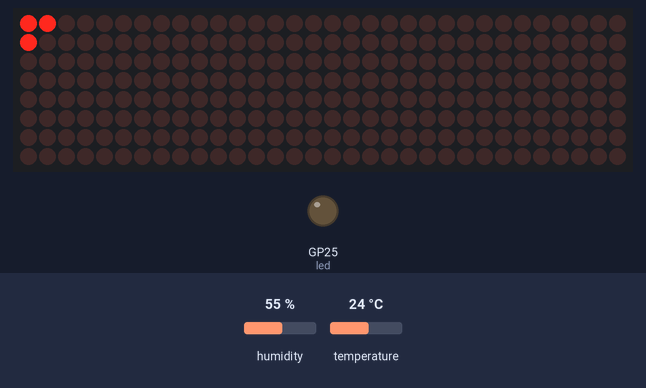
A program run on a simulated Raspberry Pi Pico running MicroPython. On the bench: 32×8 LED matrix, output pins drawn as LEDs (lit = HIGH). Inputs (shaded band) come from the test bench; at power-on: humidity 55 %, temperature 24 °C. WiFi joins after 1.5 s; the clock reads 2024-03-15 10:24:30 at power-on unless the program sets it; threads take turns every 2 ms; library files of the repository ran but are not shown: max7219.py; pins used as bus, display or sensor lines are not drawn.

Above: at 0.2 s.
At 4.5 s:
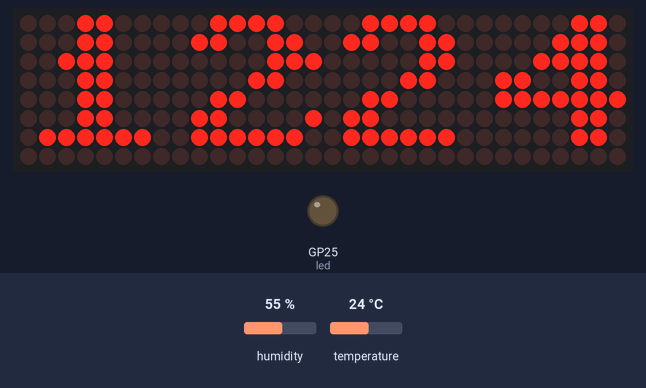
At 19.5 s:
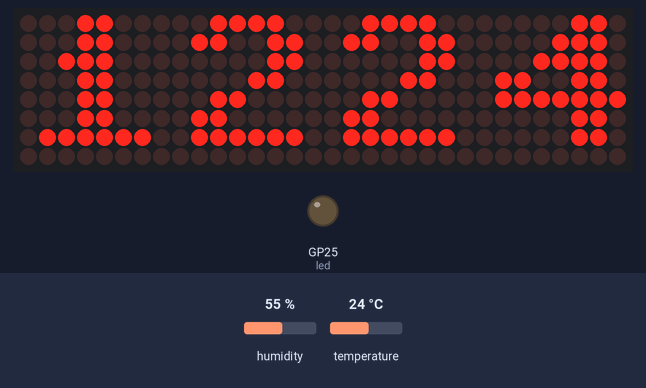
At 30.6 s:
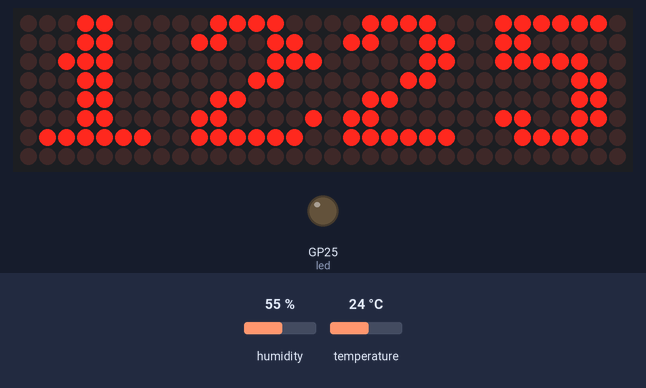
At 33.6 s:
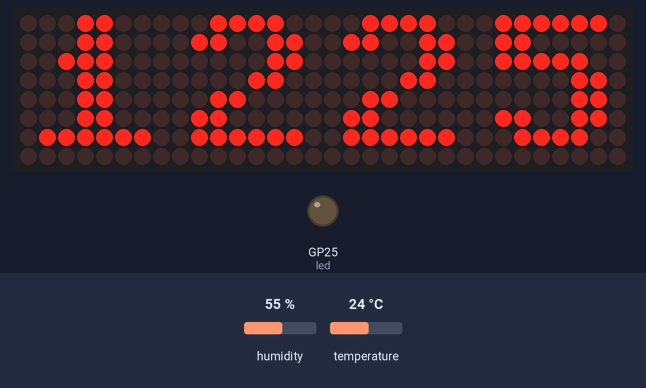

The program:

main.py
```python
import machine
import network
import socket
import time
import _thread
import max7219
import ntptime
import rp2
import struct
import utime
import uasyncio as asyncio
from PicoDHT22 import PicoDHT22
from machine import Pin, SPI
from machine import ADC, RTC
from machine import Timer
from umqtt.simple import MQTTClient

# variables
sensor_name = 'NK Clock'
ssid_ = 'KanariNET1'
ssid = 'KorrLAN'
psw_ = 'Ka11p**!bio210373abc'
psw = "K0rrL@nW1f1"
UTC_OFFSET = 2 * 3600  # UTC+2 hours for Greek Time
DST_OFFSET = 1 * 3600  # Additional 1 hour for DST
NTP_DELTA = 2208988800  # NTP time delta
host = "gr.pool.ntp.org"  # NTP server
displaying_temp = False
mqtt_broker = "YourMQTTBrokerIP"
mqtt_username = "YourMQTTUsername"
mqtt_password = "YourMQTTPassword"
mqtt_topic = "YourMQTTTopic"
sync_successful = False
sync_in_progress = False
displaying_temp = False

# Setup
timer = Timer()
rtc = machine.RTC()
adc = machine.ADC(4)
led = machine.Pin("LED", machine.Pin.OUT)
spi = SPI(0, baudrate=10000000, polarity=1, phase=0, sck=Pin(2), mosi=Pin(3))
ss = Pin(5, Pin.OUT)
wlan = network.WLAN(network.STA_IF)
display = max7219.Matrix8x8(spi, ss, 4)
display.brightness(0)
lock = _thread.allocate_lock()

def adjust_display_brightness_by_time():
    current_time = rtc.datetime()  # Get the current time
    hour = current_time[4]  # Hour is at index 4

    # Set brightness based on the hour
    if 6 <= hour <= 18:  # Day time
        display.brightness(1)  # Brighter for daytime
    else:  # Night time
        display.brightness(0)  # Dimmer for nighttime

def is_dst(now=None):
    if now is None:
        now = utime.localtime()
    year, month, day, hour, _, _, wday, yday = now
    # Start and end dates of DST
    dst_start = utime.mktime((year, 3, (31 - (int(5 * year / 4 + 4) % 7)), 2, 0, 0, 0, 0, 0))
    dst_end = utime.mktime((year, 10, (31 - (int(5 * year / 4 + 1) % 7)), 3, 0, 0, 0, 0, 0))
    # Check if current date is within the DST period
    if utime.mktime(now) >= dst_start and utime.mktime(now) < dst_end:
        return True
    return False


def connect():
    display_corner()
    for _ in range(10):
        if not wlan.isconnected():
            wlan.active(True)
            wlan.connect(ssid, psw)
            time.sleep(1)
        else:
            break
    reset_display()

def reset_display():
    display.fill(0)
    display.show()
    time.sleep(0.1)

def get_temperature_ext():
    global lock
    global displaying_temp
    with lock:
        displaying_temp = True
        d = PicoDHT22(Pin(16, Pin.IN, Pin.PULL_UP))
        T, H = d.read()
        display_text(f'{T}C  {H}%')
        reset_display()
        displaying_temp = False

def display_corner():
    display.pixel(0,0,1)
    display.pixel(0,1,1)
    display.pixel(1,0,1)
    display.show()

def display_value(a_msg, pos = 0):
    display.fill(0)
    display.text(a_msg ,pos,0,1)
    display.show()

def display_text(text):
    length = len(text)
    column = (length * 8)
    for x in range(32, -column, -1):
       display.fill(0)
       display.text(text ,x,0,1)
       display.show()
       time.sleep(0.05)

def get_temperature_int():
    ADC_voltage = adc.read_u16() * (3.3 / (65535))
    temperature_celcius = round(27 - (ADC_voltage - 0.706)/0.001721,1)
    display_value(f'{temperature_celcius}')

def sync_time():
    global lock
    global sync_successful
    retries = 5
    for i in range(retries):
        got_lock = lock.acquire(False)
        if got_lock:
            try:
                display_synch()
                ntptime.settime()
                set_time()
                adjust_display_brightness_by_time()  # Adjust brightness based on time
                sync_successful = True
                break
            except Exception as e:
                sync_successful = False
                if i < retries - 1:
                    time.sleep(5)
            finally:
                lock.release()
                reset_display()

def display_synch():
    display.pixel(31,7,1)
    display.show()

def display_mqtt():
    display.pixel(0,7,1)
    display.show()

def set_time():
    global sync_successful
    try:
        ntptime.host = host
        ntptime.settime()
        t = utime.time()
        # Adjust time for UTC offset for Greek time
        t += UTC_OFFSET
        # Check if DST is in effect and adjust time if needed
        if is_dst(utime.localtime(t)):
            t += DST_OFFSET
        tm = utime.localtime(t)
        rtc.datetime((tm[0], tm[1], tm[2], 0, tm[3], tm[4], tm[5], 0))
        sync_successful = True
    except:
        sync_successful = False

def init():
    reset_display()
    rp2.country('GR')
    connect()
    time.sleep(2)
    sync_time()

def timer_callback(timer):
    asyncio.create_task(sync_time_async())

async def sync_time_async():
    global lock
    global sync_successful
    global sync_in_progress

    if sync_in_progress:
        return  # Synchronization is already in progress, skip this attempt

    sync_in_progress = True
    retries = 5

    try:
        for i in range(retries):
            got_lock = lock.acquire(False)
            if got_lock:
                try:
                    display_synch()
                    ntptime.settime()
                    set_time()
                    sync_successful = True
                    break  # time synchronization successful, break the loop
                except Exception as e:
                    sync_successful = False
                    if i < retries - 1:  # No delay on last attempt
                        await asyncio.sleep(5)  # delay between retries
                finally:
                    lock.release()
                    reset_display()

            await asyncio.sleep(0)  # Allow other tasks to run

    finally:
        sync_in_progress = False

async def background_task():
    while True:
        await asyncio.sleep(60)  # Wait for 60 seconds
        asyncio.create_task(sync_time_async())  # Start the time synchronization task

init()

# Start the asyncio loop
loop = asyncio.get_event_loop()
loop.create_task(background_task())
timer.init(period=24*60*60*1000, mode=Timer.PERIODIC, callback=timer_callback)

x=0

while True:
    if not displaying_temp:
        t = machine.RTC().datetime()
        x += 1
        HH = "{:02}".format(t[4])
        mm = "{:02}".format(t[5])
        if t[0] >= 2022 or sync_successful:
            display_value(f'{HH}{mm}')
        else:
            display_value(f'----')
        if x % 2 == 0:
            display.pixel(15, 2, 0)
            display.pixel(15, 5, 0)
        else:
            display.pixel(15, 2, 1)
            display.pixel(15, 5, 1)
        display.show()
    time.sleep(1)
    if x == 30:
        _thread.start_new_thread(get_temperature_ext, ())
        x = 0
```

Measured:
- what the display in image 0 shows lasts 2.0 s, from 0.1 s to 2.1 s
- what the display in image 1 shows lasts 1.0 s, from 4.4 s to 5.4 s
